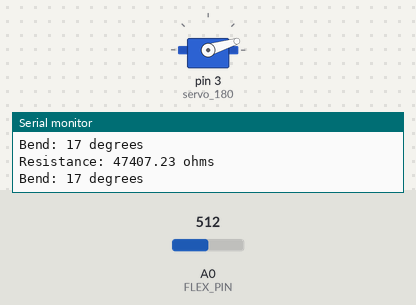
This sketch was run on a simulated Arduino Uno, built with avr-gcc and run on an emulated ATmega328P. Shown: servo, the last lines printed to the serial monitor. Inputs (shaded band) come from the test bench; at power-on: A0 (FLEX_PIN) = 512.

Above: at 1.3 s.
1.4 s: A0 (FLEX_PIN) set to 306
At 2.4 s:
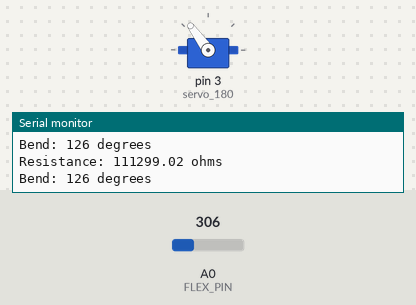
3.0 s: A0 (FLEX_PIN) set to 0
At 3.6 s:
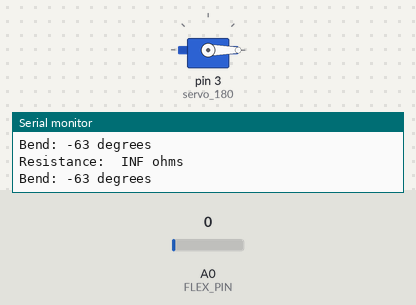
Timing chart, 0 to 6.0 s (numbered marks = the images above; inputs shaded):
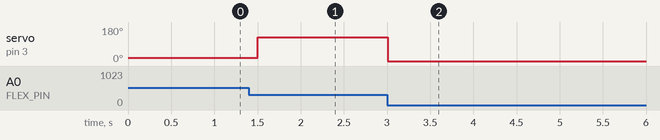

Measured:
- after the input at 1.4 s, servo on pin 3 (servo_180): 17° → 126° after 0.10 s
- after the input at 3.0 s, servo on pin 3 (servo_180): 126° → 0° at once

The sketch:

FLEX_FINGER.ino
```cpp
/******************************************************************************
Flex_Sensor_Example.ino
Example sketch for SparkFun's flex sensors
  (https://www.sparkfun.com/products/10264)
Jim Lindblom @ SparkFun Electronics
April 28, 2016

Create a voltage divider circuit combining a flex sensor with a 47k resistor.
- The resistor should connect from A0 to GND.
- The flex sensor should connect from A0 to 3.3V
As the resistance of the flex sensor increases (meaning it's being bent), the
voltage at A0 should decrease.

Development environment specifics:
Arduino 1.6.7
******************************************************************************/

  #include <Servo.h>
  Servo servo_180;
const int FLEX_PIN = A0; // Pin connected to voltage divider output

// Measure the voltage at 5V and the actual resistance of your
// 47k resistor, and enter them below:
const float VCC = 4.98; // Measured voltage of Ardunio 5V line
const float R_DIV = 47500.0; // Measured resistance of 3.3k resistor

// Upload the code, then try to adjust these values to more
// accurately calculate bend degree.
const float STRAIGHT_RESISTANCE = 37300.0; // resistance when straight
const float BEND_RESISTANCE = 90000.0; // resistance at 90 deg

void setup()
{
  Serial.begin(9600);
  pinMode(FLEX_PIN, INPUT);
    servo_180.attach(3);
}

void loop()
{
  // Read the ADC, and calculate voltage and resistance from it
  int flexADC = analogRead(FLEX_PIN);
  float flexV = flexADC * VCC / 1023.0;
  float flexR = R_DIV * (VCC / flexV - 1.0);
  Serial.println("Resistance: " + String(flexR) + " ohms");

  // Use the calculated resistance to estimate the sensor's
  // bend angle:
  int angle = map(flexR, STRAIGHT_RESISTANCE, BEND_RESISTANCE,
                   0, 90.0);
     servo_180.write(angle);
  Serial.println("Bend: " + String(angle) + " degrees");
  Serial.println();

  delay(500);
}
```
